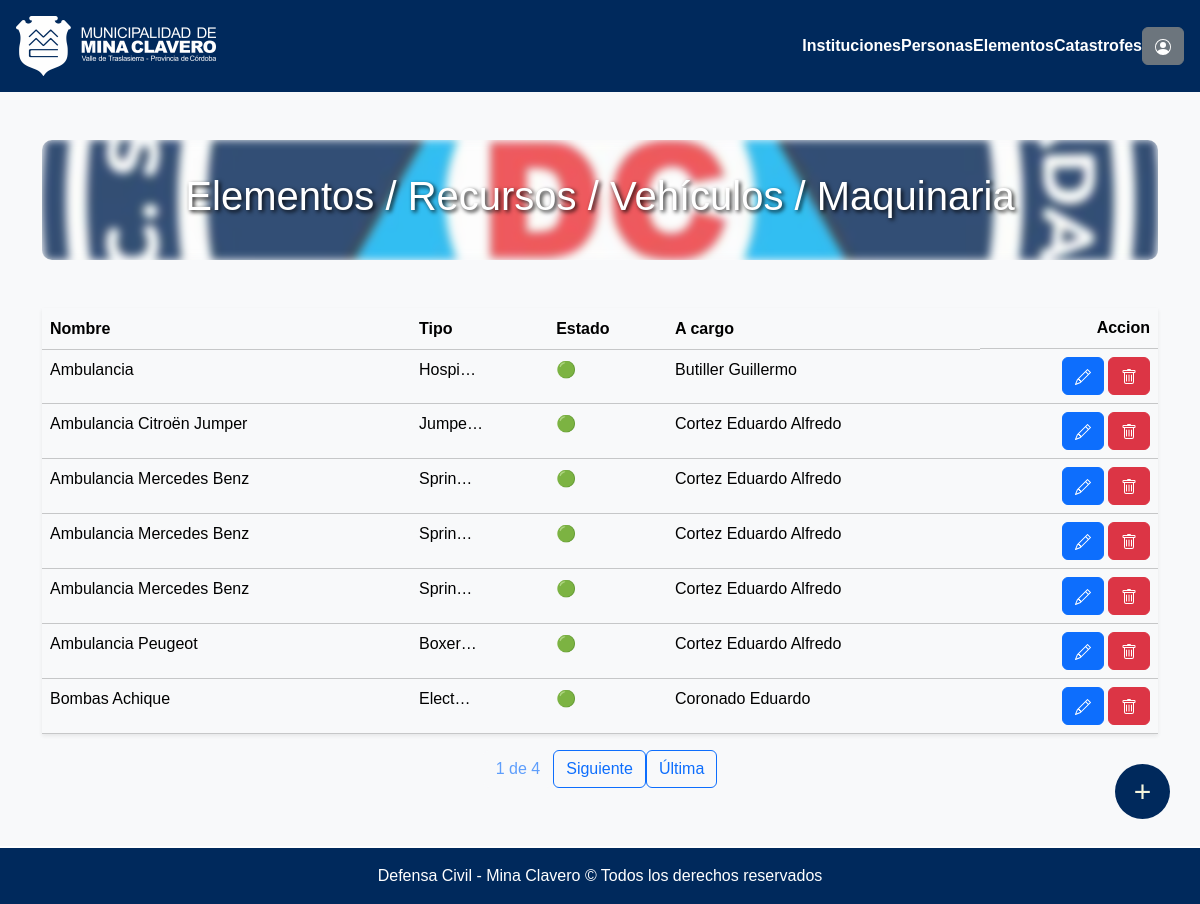
Page /elementos/ (signed in) on the committed database.
### seguridadVial/models.py (models this page shows, shortened)
class Elementos(models.Model):
    nombre = models.CharField(max_length=120)
    tipo = models.CharField(max_length=120, null=True, blank=True)
    descripcion = models.CharField(max_length=120, default="", null=True, blank=True)
    cantidad = models.IntegerField(default=1, null=True, blank=True)
    observaciones = models.CharField(max_length=240, null=True, blank=True)
    estado = models.BooleanField(default=True, null=True, blank=True)
    id_persona = models.ForeignKey("Persona", on_delete=models.PROTECT)
    id_institucion = models.ForeignKey("Institucion", on_delete=models.CASCADE)

class Persona(models.Model):
    nombre_apellido = models.CharField(max_length=120)
    dni = models.IntegerField(default=0)
    telefono = models.CharField(max_length=30, default="",null=True, blank=True)
    id_institucion = models.ManyToManyField('Institucion', through="InstitucionCargoPersona")

### seguridadVial/views.py (the view)
# urls.py: path("elementos/", login_required(permission_required('seguridadVial.view_elementos')(views.listaElemento.as_view())), name="listaElementos"),
class listaElemento(ListView):
    model = Elementos
    template_name = os.path.join("defensaCivil", "listas", "listaElementos.html")
    context_object_name = 'elementos'
    paginate_by = 7
    def get_queryset(self):
        return Elementos.objects.all().order_by('nombre')

### municipalidad/templates/defensaCivil/listas/listaElementos.html (shortened to what this page needs)
{% extends "defensaCivil/base.html" %}
{% load static %}
{% block contenido %}
<div class="container mt-5">
  <div class="cont mb-5">
    <h1 class="titulo">Elementos / Recursos / Vehículos / Maquinaria</h1>
  </div>
    <table class="table table-light shadow-sm  mt-2">
        <thead class="bg-light">
          <tr>
            <th scope="col">Nombre</th>
            <th scope="col" class="d-none d-lg-table-cell">Tipo</th>
            <th scope="col">Estado</th>
            <th scope="col" class="d-none d-md-table-cell">A cargo</th>
            <th scope="col" class="d-flex justify-content-end">Accion</th>
          </tr>
        </thead>
        <tbody>
          {% for elemento in elementos %}
            <tr>
              <td style="cursor: pointer;" onclick="window.location.href='{% url 'modificarElemento' elemento.id %}'">{{ elemento.nombre | title}}</td>
              <td style="cursor: pointer;" class="d-none d-lg-table-cell" onclick="window.location.href='{% url 'modificarElemento' elemento.id %}'">{{ elemento.tipo|default_if_none:"-----" | truncatechars:6}}</td>
              <td style="cursor: pointer;" onclick="window.location.href='{% url 'modificarElemento' elemento.id %}'">
                {% if elemento.estado %}
                  <span style="color: red;">🔴</span>
                {% else %}
                  <span style="color: green;">🟢</span>
                {% endif %}
              </td>
              <td style="cursor: pointer;" class="d-none d-md-table-cell" onclick="window.location.href='{% url 'modificarElemento' elemento.id %}'">{{ elemento.id_persona.nombre_apellido}}</td>
              <td>
                <div class="d-flex justify-content-end align-items-center">
                    <a class="btn btn-primary" href="{% url 'modificarElemento' elemento.id %}">
                    </a>
                    <a class="btn btn-danger ms-1" href="{% url 'borrarElemento' elemento.id %}">
                    </a>
                </div>
              </td>
            </tr>
          {% endfor %}
        </tbody>
    </table>
    <div class="pagination justify-content-center">
        <span class="current-page btn btn-outline-light disabled text-primary mb-3">
            {{ page_obj.number }} de {{ page_obj.paginator.num_pages }}
        </span>
        {% if page_obj.has_next %}
            <a class="btn btn-outline-primary mb-3" href="?page={{ page_obj.next_page_number }}">
                Siguiente
            </a>
            <a class="btn btn-outline-primary mb-3" href="?page={{ page_obj.paginator.num_pages }}">
                Última
            </a>
        {% endif %}
    </div>
    <a href={% url "nuevoElemento" %} class="customButton">+</a>
</div>
{% endblock %}

### municipalidad/static/estilos.css (style rules this page uses)
.cont { position: relative; height: 120px; border-radius: 10px; overflow: hidden; color: white; display: flex; align-items: center; justify-content: center; margin-top: 5px; }
.cont::before { content: ""; position: absolute; top: 0; left: 0; width: 100%; height: 100%; background-image: url("../../../static/imagenes/defensacivil.jpg"); background-size: cover; background-position: center; filter: blur(4px); z-index: -1; opacity: 0.8; }
.titulo { text-shadow: 2px 2px 4px rgba(0, 0, 0, 0.877); }
.customButton { display: flex; position: fixed; width: 55px; height: 55px; bottom: 60px; right: 30px; border-radius: 50px; text-align: center; font-size: 30px; z-index: 100; align-items: center; justify-content: center; text-align: center; background-color: #C1121F; color:beige; text-decoration: none; transition: 0.3s; }

### municipalidad/templates/defensaCivil/listas/listaElementos.html (style rules this page uses)
.cont { position: relative; height: 120px; border-radius: 10px; overflow: hidden; color: white; display: flex; align-items: center; justify-content: center; }
.cont::before { content: ""; position: absolute; top: 0; left: 0; width: 100%; height: 100%; background-image: url("../../../static/imagenes/defensacivil.jpg"); background-size: cover; background-position: center; filter: blur(4px); z-index: -1; opacity: 0.8; }
.titulo { text-shadow: 2px 2px 4px rgba(0, 0, 0, 0.877); }

### municipalidad/templates/defensaCivil/base.html (style rules this page uses)
body { font-family: 'Arial', sans-serif; background-color: #f8f9fa; color: #333; margin: 0; padding-bottom: 100px; }
.customButton { display: flex; position: fixed; width: 55px; height: 55px; bottom: 60px; right: 30px; border-radius: 50px; text-align: center; font-size: 30px; z-index: 100; align-items: center; justify-content: center; text-align: center; background-color: hsl(213, 100%, 18%); color:beige; text-decoration: none; transition: 0.3s; margin-bottom: 25px; }

### rows in the picture
Elementos: nombre "Ambulancia", tipo "Hospi…", id_persona.nombre_apellido "Butiller Guillermo"
Elementos: nombre "Ambulancia Citroën Jumper", tipo "Jumpe…", id_persona.nombre_apellido "Cortez Eduardo Alfredo"
Elementos: nombre "Ambulancia Mercedes Benz", tipo "Sprin…", id_persona.nombre_apellido "Cortez Eduardo Alfredo"
Elementos: nombre "Ambulancia Mercedes Benz", tipo "Sprin…", id_persona.nombre_apellido "Cortez Eduardo Alfredo"
Elementos: nombre "Ambulancia Mercedes Benz", tipo "Sprin…", id_persona.nombre_apellido "Cortez Eduardo Alfredo"
Elementos: nombre "Ambulancia Peugeot", tipo "Boxer…", id_persona.nombre_apellido "Cortez Eduardo Alfredo"
Elementos: nombre "Bombas Achique", tipo "Elect…", id_persona.nombre_apellido "Coronado Eduardo"

### other values in the picture
{{ page_obj.number }} "1"
{{ page_obj.paginator.num_pages }} "4"
